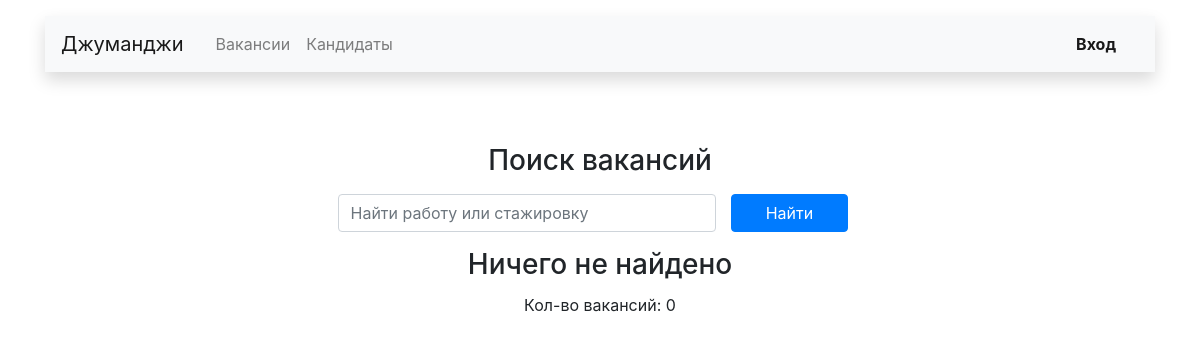
/search/?s=Django, run on an earlier commit of the app's database.
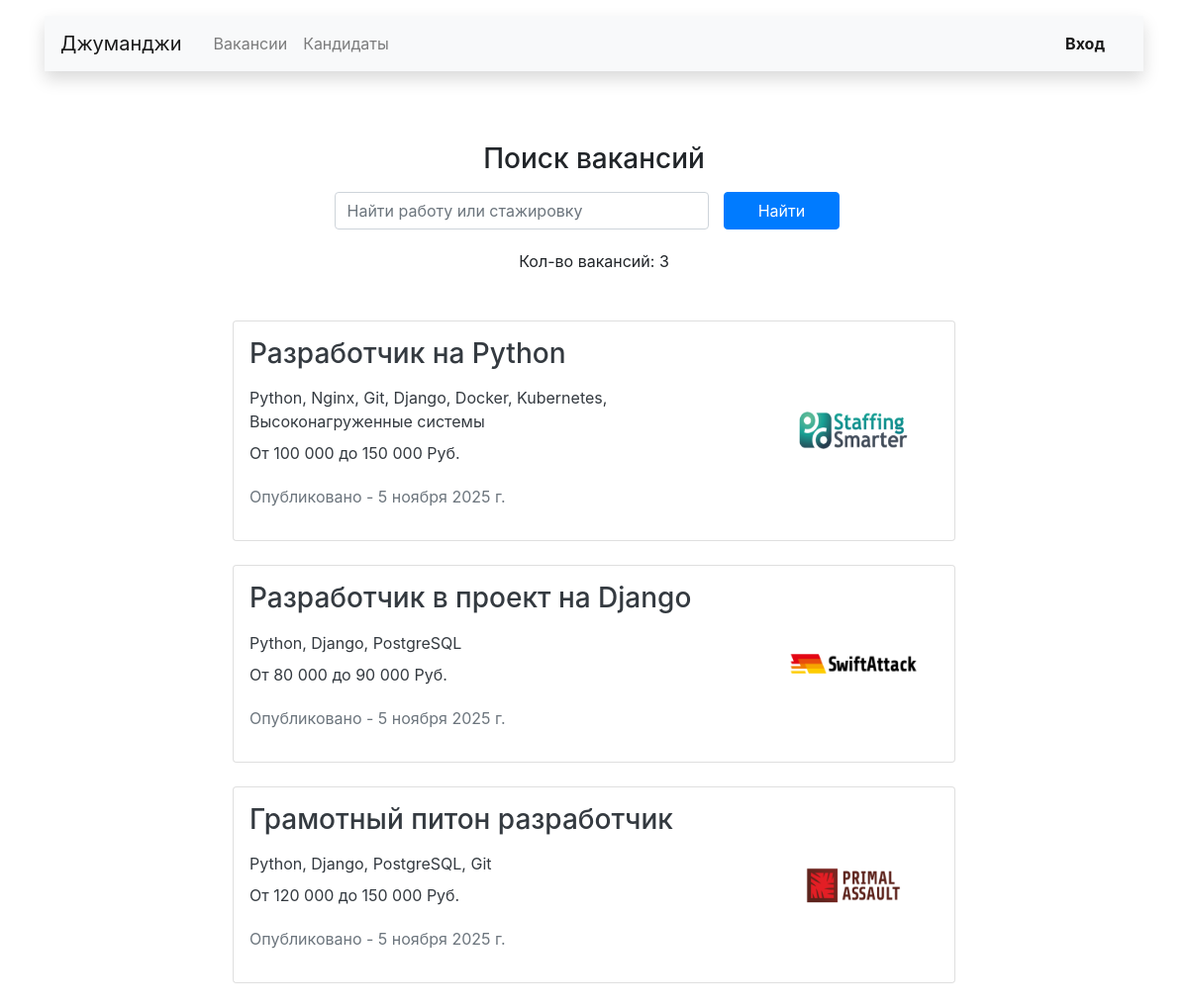
And on a later commit of the database.
### main/models.py (models this page shows, shortened)
class Vacancy(models.Model):
    title = models.CharField(max_length=150, verbose_name='Название')
    specialty = models.ForeignKey(
        'Specialty',
        on_delete=models.CASCADE,
        to_field="code",
        related_name="vacancies",
        verbose_name='Специализация',
    )
    company = models.ForeignKey(
        'Company',
        on_delete=models.CASCADE,
        related_name="vacancies",
        verbose_name='Компания',
    )
    skills = models.TextField(blank=True, verbose_name='Навыки')
    description = models.TextField(blank=True, verbose_name='Текст')
    salary_min = models.IntegerField(default=0, blank=True, verbose_name='Зарплата от')
    salary_max = models.IntegerField(default=0, blank=True, verbose_name='Зарплата до')
    published_at = models.DateField(auto_now_add=True, verbose_name='Опубликовано')
    class Meta:
        verbose_name = 'Вакансию'
        verbose_name_plural = 'Вакансии'
        ordering = ['id']
    def get_absolute_url(self):
        return reverse('one_vacancy', args=(self.id,))

class Company(models.Model):
    name = models.CharField(max_length=50, verbose_name='Название')
    location = models.CharField(max_length=50, verbose_name='Город')
    logo = models.ImageField(
        upload_to='companies',
        default='https://place-hold.it/100x60', blank=True,
        verbose_name='Логотип',
    )
    description = models.TextField(blank=True, verbose_name='Инф. о компании')
    employee_count = models.IntegerField(default=0, verbose_name='Кол-во сотрудников')
    owner = models.OneToOneField(
        User,
        on_delete=models.CASCADE,
        verbose_name='Владелец',
        related_name='owner',
    )
    class Meta:
        verbose_name = 'Компанию'
        verbose_name_plural = 'Компании'
        ordering = ['pk']

### main/views/main.py (the view)
# urls.py: path('search/', main_views.SearchVacanciesView.as_view(), name='search_vacancy'),
class SearchVacanciesView(ListView):
    template_name = 'main/main/vacancies.html'
    model = Vacancy
    def get_queryset(self, **kwargs):
        query_key = self.request.GET.get('s')
        if isinstance(query_key, str):
            query_key = query_key.strip()
        if query_key is None or query_key == '':
            queryset = None
        else:
            queryset = self.model.objects.filter(Q(title__icontains=query_key) | Q(skills__icontains=query_key))
        return queryset
    def get_context_data(self, **kwargs):
        context = super().get_context_data(**kwargs)
        if not self.object_list and isinstance(self.object_list, QuerySet):
            context['empty_object_list'] = 'Ничего не найдено'
        elif self.object_list is None:
            context['non_object_list'] = 'Начать поиск!!!'
        context['search'] = True
        context['form'] = SearchForm()
        return context

### main/forms.py
class SearchForm(forms.Form):
    s = forms.CharField()
    def __init__(self, *args, **kwargs):
        super().__init__(*args, **kwargs)
        self.fields['s'].widget.attrs = {
            'class': 'form-control w-100',
            'aria-label': 'search',
            'placeholder': 'Найти работу или стажировку',
            'maxlength': '35',
            'type': 'search',
        }

### main/templates/main/main/vacancies.html (shortened to what this page needs)
{% extends 'main/main_layout.html' %}
{% load humanize %}
{% block custom_body %}
    <main class="container mt-3">
        <section>
            <h1 class="h1 text-center mx-auto mt-4 pt-5" style="font-size: 70px;">
                <strong>
                    {% if specialty_ru %}
                        <span>специализация - {{ specialty_ru }}</span>
                    {% elif search %}
                        <h3 class="col-12 col-md-8 col-lg-6 offset-lg-3 offset-md-2">
                        <p>Поиск вакансий</p>
                            {% include 'main/main/search.html' %}
                            {{ empty_object_list }}
                        </h3>
                    {% else %}
                        Все вакансии
                    {% endif %}
                </strong>
            </h1>
            <p class="text-center pt-1">
                <span>Кол-во вакансий: {{ object_list|length }}</span>
            </p>
            <div class="row mt-5">
                {% for object in object_list %}
                    <div class="col-12 col-lg-8 offset-lg-2 m-auto">
                        <a href="{{ object.get_absolute_url }}" class="text-decoration-none">
                            <div class="card mb-4 text-dark custom_visual_list_card">
                                <div class="card-body p-3">
                                    <div class="row">
                                        <div class="col-12 col-md-8 col-lg-9">
                                            <h3 class="h3 pb-2">{{ object.title }}</h3>
                                            <p class="mb-2">{{ object.skills }}</p>
                                            <p>От {{ object.salary_min | intcomma }} до {{ object.salary_max | intcomma }} Руб.</p>
                                            <p class="text-muted pt-1">Опубликовано - {{ object.published_at }}</p>
                                        </div>
                                        <div class="col-12 col-md-4 col-lg-3 d-flex align-items-center">
                                            <img src="{{ object.company.logo.url }}" width="130" height="80" alt="company">
                                        </div>
                                    </div>
                                </div>
                            </div>
                        </a>
                    </div>
                {% endfor %}
            </div>
        </section>
    </main>
{% endblock %}

### main/templates/main/main_layout.html (shortened to what this page needs)
{% load static %}
<!DOCTYPE html>
<html lang="ru">
<head>
    <link rel="stylesheet" href="https://stackpath.bootstrapcdn.com/bootstrap/4.3.1/css/bootstrap.min.css"
>
    <link rel="stylesheet" href="{% static 'main/css/style.css' %}">
</head>
<body>
<header class="container mt-3">
    <nav class="navbar navbar-expand-lg navbar-light bg-light shadow">
        <a class="navbar-brand mr-4" href="{% url 'main_page' %}">Джуманджи</a>
        <div class="collapse navbar-collapse justify-content-between" id="navbarNav">
            <ul class="navbar-nav col-10">
                <li class="nav-item">
                    {% url 'vacancies_page' as vacancies %}
                    <a class="nav-link{% if request.path == vacancies %} text-success{% endif %}" href="{% url 'vacancies_page' %}">Вакансии</a>
                </li>
                <li class="nav-item">
                    {% url 'all_resume' as resume %}
                    <a class="nav-link{% if request.path == resume %} text-success{% endif %}" href="{% url 'all_resume' %}">Кандидаты</a>
                </li>
            </ul>
            <ul class="navbar-nav col-2 justify-content-end">
                {% if request.user.is_anonymous %}
                <li class="nav-item active">
                    <a href="{% url 'login' %}" class="nav-link font-weight-bold">Вход</a>
                </li>
                {% endif %}
            </ul>
        </div>
    </nav>
</header>
{% block custom_body %}
{% endblock %}
</body>
</html>

### main/templates/main/main/search.html
<form class="form-inline mb-3" method="get" action="{% url 'search_vacancy' %}">
    <div class="form-group col-8 col-md-9 pl-0">
        {{ form.s }}
    </div>
    <div class="form-group col-4 col-md-3 pl-0">
        <button class="btn btn-primary w-100" type="submit">Найти</button>
    </div>
</form>

What changed in the data, as far as the page shows it:
added Vacancy: title "Разработчик на Python", skills "Python, Nginx, Git, Django, Docker, Kubernetes, Высоконагруженные системы", salary_min "100 000", salary_max "150 000", published_at "5 ноября 2025 г.", company.logo (picture)
added Vacancy: title "Разработчик в проект на Django", skills "Python, Django, PostgreSQL", salary_min "80 000", salary_max "90 000", published_at "5 ноября 2025 г.", company.logo (picture)
added Vacancy: title "Грамотный питон разработчик", skills "Python, Django, PostgreSQL, Git", salary_min "120 000", salary_max "150 000", published_at "5 ноября 2025 г.", company.logo (picture)
Also different on the page:
{{ object_list|length }}: "0" → "3"
{{ empty_object_list }}: "Ничего не найдено" → (not shown)
